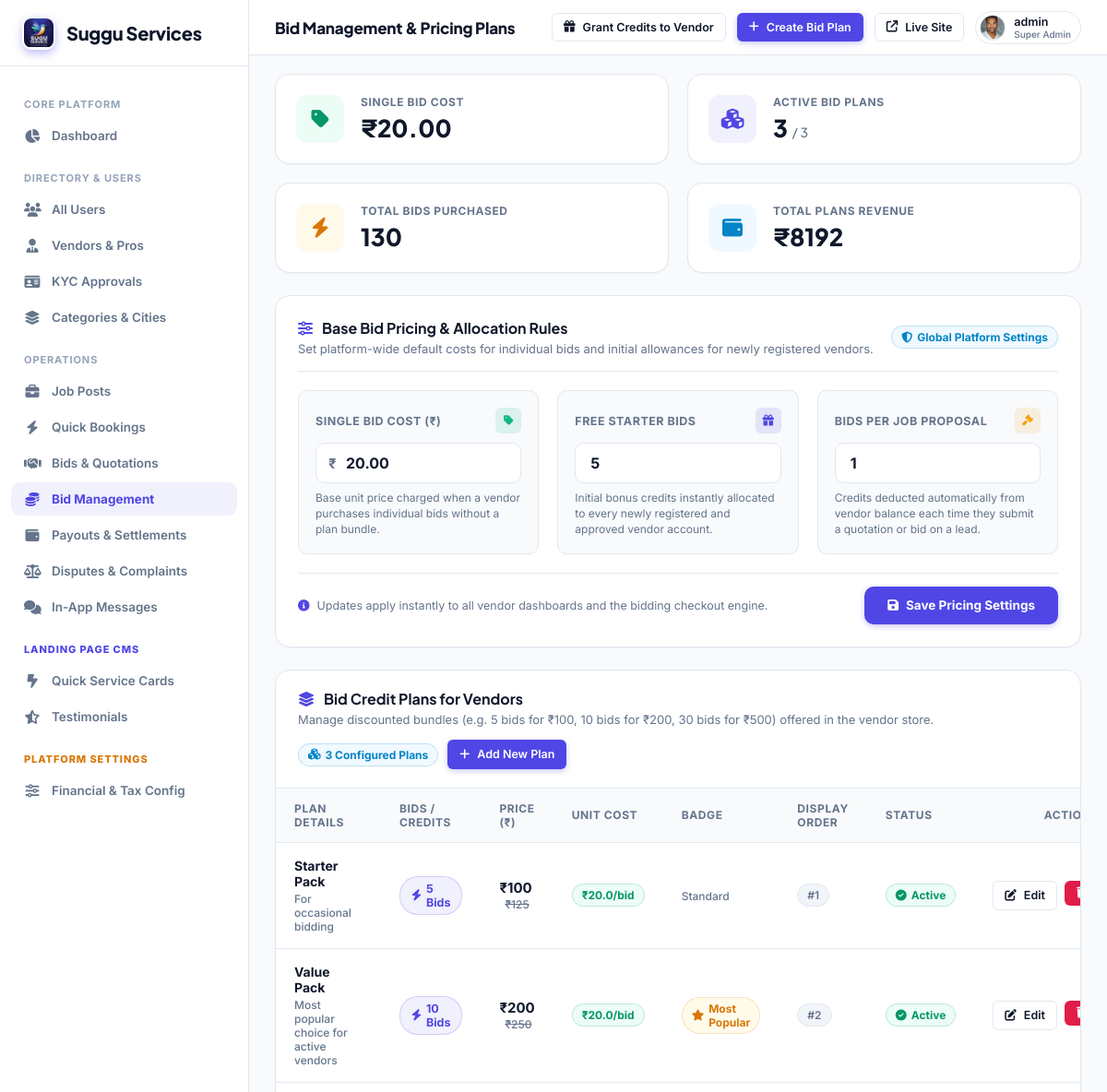
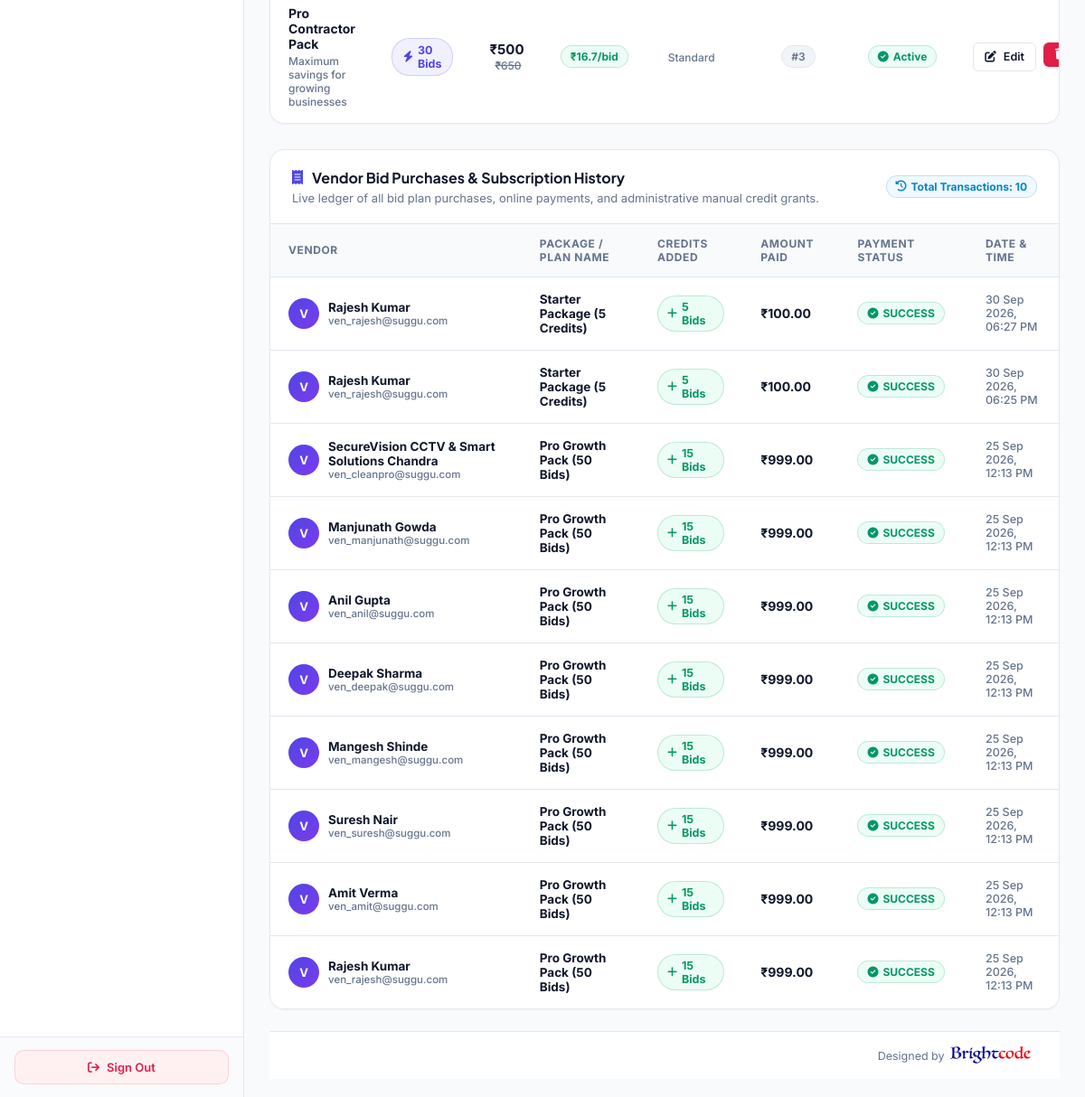
The app's page /super-admin/bid-plans/ (signed in), older data (2 pictures, top to bottom).
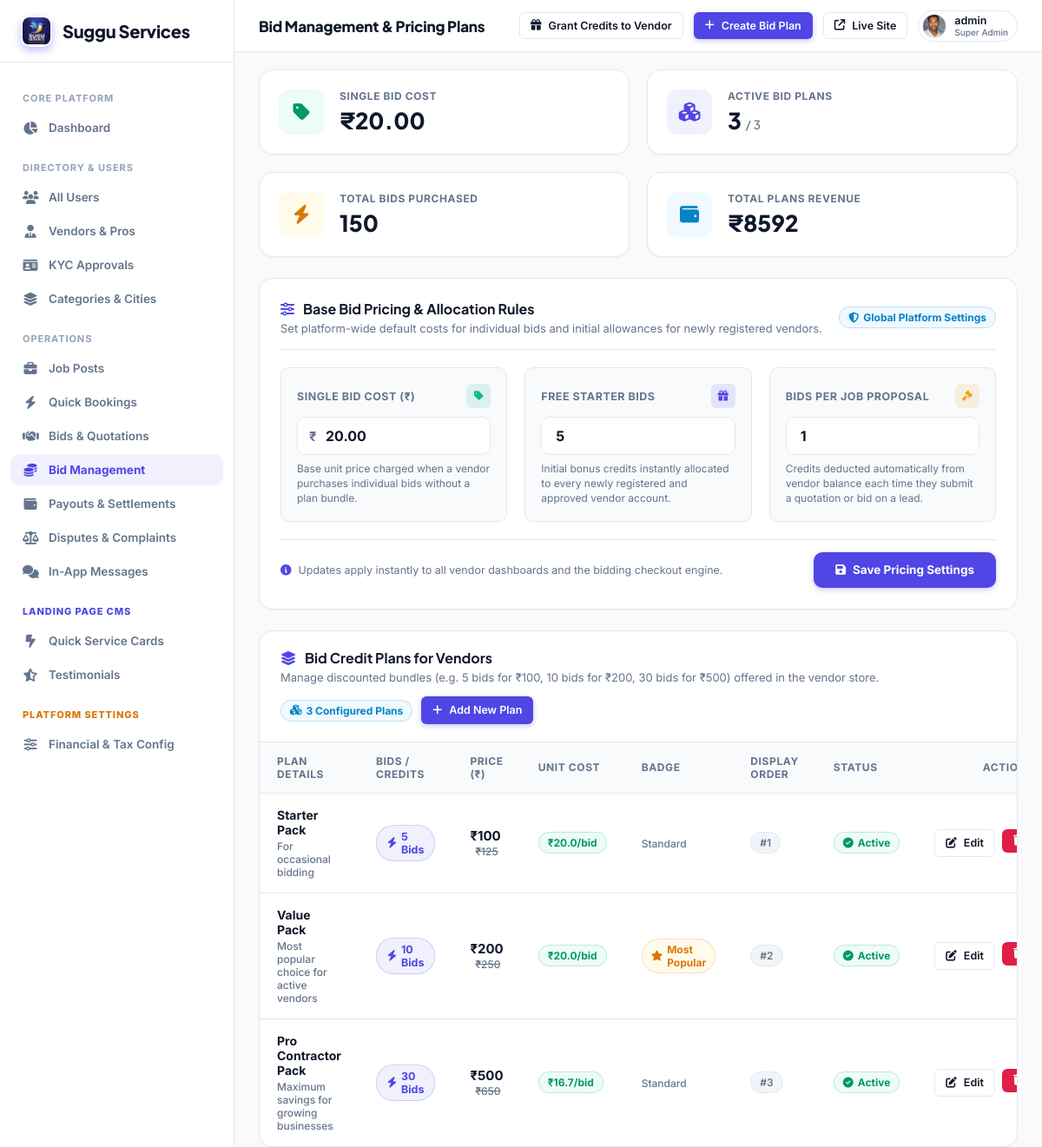
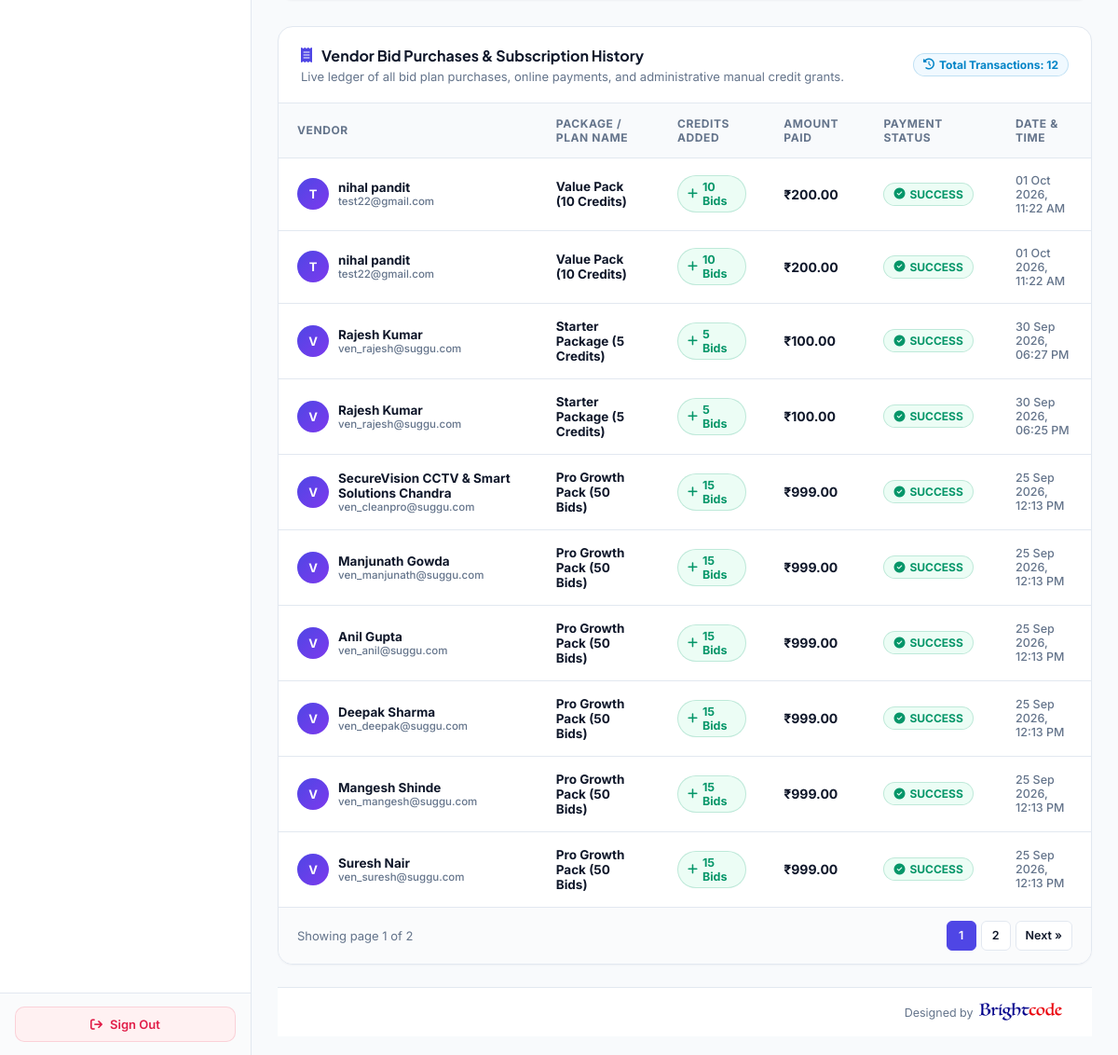
The same page, newer data (2 pictures, top to bottom).
### myapp/models.py (models this page shows, shortened)
class BidPlan(models.Model):
    name = models.CharField(max_length=150, help_text="Plan Name e.g. Starter Pack, Value Pack, Pro Contractor")
    tagline = models.CharField(max_length=255, blank=True, null=True, help_text="Short subtitle e.g. For occasional bidding")
    credits = models.PositiveIntegerField(help_text="Number of bids / credits provided (e.g. 5, 10, 30)")
    price = models.DecimalField(max_digits=10, decimal_places=2, help_text="Price in INR (e.g. 100.00, 200.00, 500.00)")
    original_price = models.DecimalField(max_digits=10, decimal_places=2, null=True, blank=True, help_text="Original price for strikethrough comparison")
    is_popular = models.BooleanField(default=False, help_text="Highlight with Most Popular / Best Value badge")
    is_active = models.BooleanField(default=True, help_text="Enable or disable this plan for vendors")
    order = models.IntegerField(default=0, help_text="Display sort order")
    created_at = models.DateTimeField(default=timezone.now)
    class Meta:
        ordering = ['order', 'price']
        verbose_name = "Bid Plan"
        verbose_name_plural = "Bid Plans"
    @property
    def cost_per_bid(self):
        if self.credits and self.credits > 0:
            return round(float(self.price) / float(self.credits), 1)
        return float(self.price)

class Subscription(models.Model):
    STATUS_CHOICES = (
        ('success', 'Success'),
        ('failed', 'Failed'),
        ('pending', 'Pending'),
    )
    vendor = models.ForeignKey(CustomUser, on_delete=models.CASCADE, related_name='subscriptions')
    package_name = models.CharField(max_length=100)
    amount = models.DecimalField(max_digits=10, decimal_places=2)
    credits_added = models.IntegerField(default=15, help_text="Number of bid credits added with this package")
    status = models.CharField(max_length=20, choices=STATUS_CHOICES, default='success')
    created_at = models.DateTimeField(default=timezone.now)

class CustomUser(AbstractUser):
    ROLE_CHOICES = (
        ('ADMIN', 'Admin'),
        ('VENDOR', 'Vendor'),
        ('USER', 'User'),
    )
    role = models.CharField(max_length=20, choices=ROLE_CHOICES, default='USER')
    assigned_state = models.CharField(max_length=100, blank=True, null=True, help_text="Assigned State/Territory for Area Admin")
    assigned_city = models.CharField(max_length=100, blank=True, null=True, help_text="Assigned City (optional) for Area Admin")

### myapp/super_admin_views.py (the view)
# urls.py: path('super-admin/bid-plans/', super_admin_views.super_admin_bid_plans, name='super_admin_bid_plans'),
@sa_required
def super_admin_bid_plans(request):
    settings_obj = GlobalSettings.objects.first()
    if not settings_obj:
        settings_obj = GlobalSettings.objects.create(single_bid_cost=20.00, free_starter_bids=5, min_bids_per_job=1)
    plans = BidPlan.objects.all().order_by('order', 'price')
    total_plans = plans.count()
    active_plans = plans.filter(is_active=True).count()
    purchases_qs = Subscription.objects.all().select_related('vendor').order_by('-created_at')
    total_purchases_count = purchases_qs.count()
    total_revenue = purchases_qs.aggregate(total=Sum('amount'))['total'] or 0
    total_credits_sold = purchases_qs.aggregate(total=Sum('credits_added'))['total'] or 0
    paginator = Paginator(purchases_qs, 10)
    page_num = request.GET.get('page', 1)
    try:
        purchases = paginator.page(page_num)
    except (EmptyPage, PageNotAnInteger):
        purchases = paginator.page(1)
    page_range = paginator.get_elided_page_range(purchases.number, on_each_side=2, on_ends=1)
    vendors = CustomUser.objects.filter(role='VENDOR').order_by('username')
    context = {
        'settings': settings_obj,
        'plans': plans,
        'total_plans': total_plans,
        'active_plans': active_plans,
        'purchases': purchases,
        'page_range': page_range,
        'total_purchases_count': total_purchases_count,
        'total_revenue': total_revenue,
        'total_credits_sold': total_credits_sold,
        'vendors': vendors,
    }
    return render(request, 'superadmin/bid_plans.html', context)

### myapp/super_admin_views.py (called while the page is built)
def sa_required(view_func):
    from functools import wraps
    @wraps(view_func)
    def wrapper(request, *args, **kwargs):
        if not request.user.is_authenticated or not request.user.is_superuser:
            return redirect(f'{LOGIN_URL}?next={request.path}')
        return view_func(request, *args, **kwargs)
    return wrapper

### templates/superadmin/bid_plans.html (shortened to what the changed rows need)
{% extends 'superadmin/base.html' %}
{% block content %}
<div class="grid-4">
  <div class="stat-card">
    <div class="stat-info">
      <div class="label">Total Bids Purchased</div>
      <div class="value">{{ total_credits_sold }}</div>
    </div>
  </div>
  <div class="stat-card">
    <div class="stat-info">
      <div class="label">Total Plans Revenue</div>
      <div class="value">₹{{ total_revenue|floatformat:'0' }}</div>
    </div>
  </div>
</div>
<div class="card" style="padding: 0; overflow: hidden; margin-bottom: 28px;">
  <div class="table-container" style="border: none; border-radius: 0; box-shadow: none;">
    <table>
      <thead>
        <tr>
          <th>Plan Details</th>
          <th>Bids / Credits</th>
          <th>Price (₹)</th>
          <th>Unit Cost</th>
          <th>Badge</th>
          <th>Display Order</th>
          <th>Status</th>
          <th style="text-align: right;">Actions</th>
        </tr>
      </thead>
      <tbody>
        {% for plan in plans %}
        <tr>
          <td>
            <div style="font-weight: 700; font-size: 14px; color: var(--text-main);">
              {{ plan.name }}
            </div>
            {% if plan.tagline %}
            <div style="font-size: 12px; color: var(--text-muted); margin-top: 3px;">{{ plan.tagline }}</div>
            {% endif %}
          </td>
          <td>
            <span class="badge info" style="background: rgba(79, 70, 229, 0.08); color: var(--accent); border: 1px solid rgba(79, 70, 229, 0.2); font-weight: 700; font-size: 12.5px; padding: 5px 12px;">
              <i class="fa-solid fa-bolt"></i> {{ plan.credits }} Bids
            </span>
          </td>
          <td>
            <strong style="font-size: 15px; color: var(--text-main);">₹{{ plan.price|floatformat:'0' }}</strong>
            {% if plan.original_price %}
            <span style="font-size: 12px; text-decoration: line-through; color: var(--text-muted); margin-left: 6px;">₹{{ plan.original_price|floatformat:'0' }}</span>
            {% endif %}
          </td>
          <td>
            <span class="badge active" style="font-weight: 700; font-size: 12px; padding: 4px 10px;">
              ₹{{ plan.cost_per_bid }}/bid
            </span>
          </td>
          <td>
            {% if plan.is_popular %}
              <span class="badge warn" style="font-weight: 700; font-size: 12px; padding: 4px 10px;">
                <i class="fa-solid fa-star"></i> Most Popular
              </span>
            {% else %}
              <span style="color: var(--text-muted); font-size: 12px;">Standard</span>
            {% endif %}
          </td>
          <td>
            <span class="badge" style="background: #f1f5f9; color: var(--text-muted); border: 1px solid var(--border); font-weight: 600;">#{{ plan.order }}</span>
          </td>
          <td>
            <a href="{% url 'super_admin_bid_plan_toggle' plan.id %}" style="text-decoration: none;" title="Click to toggle status">
              <span class="badge {% if plan.is_active %}active{% else %}inactive{% endif %}" style="cursor: pointer;">
                <i class="fa-solid {% if plan.is_active %}fa-circle-check{% else %}fa-circle-xmark{% endif %}"></i>
                {% if plan.is_active %}Active{% else %}Inactive{% endif %}
              </span>
            </a>
          </td>
          <td style="text-align: right;">
            <div style="display: inline-flex; gap: 8px;">
              <button type="button" class="btn btn-outline btn-sm"
                      onclick="openEditPlanModal('{{ plan.id }}', '{{ plan.name|escapejs }}', '{{ plan.tagline|default:''|escapejs }}', '{{ plan.credits }}', '{{ plan.price }}', '{{ plan.original_price|default:'' }}', '{{ plan.order }}', {{ plan.is_popular|yesno:'true,false' }}, {{ plan.is_active|yesno:'true,false' }})"
                      title="Edit Plan Details">
                <i class="fa-solid fa-pen-to-square"></i> Edit
              </button>
              <form method="POST" action="{% url 'super_admin_bid_plan_delete' plan.id %}" style="display: inline;" onsubmit="return confirm('Delete bid plan \'{{ plan.name|escapejs }}\'? This will remove it from the vendor dashboard.');">
                <button type="submit" class="btn btn-danger btn-sm" title="Delete Plan">
                  <i class="fa-solid fa-trash"></i>
                </button>
              </form>
            </div>
          </td>
        </tr>
        {% endfor %}
      </tbody>
    </table>
  </div>
</div>
<div class="card" style="padding: 0; overflow: hidden; margin-bottom: 24px;">
  <div style="padding: 20px 24px; border-bottom: 1px solid var(--border); display: flex; justify-content: space-between; align-items: center; flex-wrap: wrap; gap: 14px;">
    <div>
      <span class="badge info">
        <i class="fa-solid fa-clock-rotate-left"></i> Total Transactions: {{ total_purchases_count }}
      </span>
    </div>
  </div>
  <div class="table-container" style="border: none; border-radius: 0; box-shadow: none;">
    <table>
      <thead>
        <tr>
          <th>Vendor</th>
          <th>Package / Plan Name</th>
          <th>Credits Added</th>
          <th>Amount Paid</th>
          <th>Payment Status</th>
          <th>Date &amp; Time</th>
        </tr>
      </thead>
      <tbody>
        {% for sub in purchases %}
        <tr>
          <td>
            <div style="display: flex; align-items: center; gap: 10px;">
              <div style="width: 34px; height: 34px; border-radius: 50%; background: linear-gradient(135deg, #4f46e5, #7c3aed); color: white; display: flex; align-items: center; justify-content: center; font-weight: 700; font-size: 13px; flex-shrink: 0;">
                {{ sub.vendor.username|make_list|first|upper }}
              </div>
              <div>
                <div style="font-weight: 700; color: var(--text-main); font-size: 13.5px;">{{ sub.vendor.get_full_name|default:sub.vendor.username }}</div>
                <div style="font-size: 11.5px; color: var(--text-muted);">{{ sub.vendor.email|default:sub.vendor.username }}</div>
              </div>
            </div>
          </td>
          <td>
            <strong style="color: var(--text-main);">{{ sub.package_name }}</strong>
          </td>
          <td>
            <span class="badge active" style="font-weight: 700; font-size: 12.5px;">
              <i class="fa-solid fa-plus"></i> {{ sub.credits_added|default:0 }} Bids
            </span>
          </td>
          <td>
            {% if sub.amount > 0 %}
              <strong style="color: var(--text-main); font-size: 14px;">₹{{ sub.amount }}</strong>
            {% else %}
              <span class="badge" style="background: #f1f5f9; color: var(--text-muted); border: 1px solid var(--border);">Free / Admin Grant</span>
            {% endif %}
          </td>
          <td>
            <span class="badge {% if sub.status == 'success' %}active{% else %}inactive{% endif %}">
              <i class="fa-solid {% if sub.status == 'success' %}fa-circle-check{% else %}fa-circle-xmark{% endif %}"></i>
              {{ sub.status|upper }}
            </span>
          </td>
          <td style="font-size: 12.5px; color: var(--text-muted);">
            {{ sub.created_at|date:"d M Y, h:i A" }}
          </td>
        </tr>
        {% endfor %}
      </tbody>
    </table>
  </div>
  {% if purchases.has_other_pages %}
  <div class="pagination-wrap">
    <div>
      Showing page {{ purchases.number }} of {{ purchases.paginator.num_pages }}
    </div>
    <div class="pagination-nav">
      {% for num in page_range %}
        {% if num == purchases.number %}
          <span class="page-link active">{{ num }}</span>
        {% elif num == '...' %}
          <span class="page-link disabled">...</span>
        {% else %}
          <a href="?page={{ num }}" class="page-link">{{ num }}</a>
        {% endif %}
      {% endfor %}
      {% if purchases.has_next %}
        <a href="?page={{ purchases.next_page_number }}" class="page-link">Next &raquo;</a>
      {% endif %}
    </div>
  </div>
  {% endif %}
</div>
{% endblock %}

Row changes from the older to the newer data that the page shows:
no longer on this page (row unchanged): Subscription: vendor.username|make_list "V", vendor.get_full_name "Amit Verma", vendor.email "ven_amit@suggu.com", package_name "Pro Growth Pack (50 Bids)", credits_added "15", amount "999.00", status "SUCCESS", created_at "25 Sep 2026, 12:13 PM"
no longer on this page (row unchanged): Subscription: vendor.username|make_list "V", vendor.get_full_name "Rajesh Kumar", vendor.email "ven_rajesh@suggu.com", package_name "Pro Growth Pack (50 Bids)", credits_added "15", amount "999.00", status "SUCCESS", created_at "25 Sep 2026, 12:13 PM"
added Subscription: vendor.username|make_list "T", vendor.get_full_name "nihal pandit", vendor.email "test22@gmail.com", package_name "Value Pack (10 Credits)", credits_added "10", amount "200.00", status "SUCCESS", created_at "01 Oct 2026, 11:22 AM"
added Subscription: vendor.username|make_list "T", vendor.get_full_name "nihal pandit", vendor.email "test22@gmail.com", package_name "Value Pack (10 Credits)", credits_added "10", amount "200.00", status "SUCCESS", created_at "01 Oct 2026, 11:22 AM"
Text that changed along with them:
{{ total_credits_sold }}: "130" → "150"
{{ total_revenue|floatformat:'0' }}: "8192" → "8592"
{{ total_purchases_count }}: "10" → "12"
{{ purchases.number }}: (not shown) → "1"
{{ purchases.paginator.num_pages }}: (not shown) → "2"
text now shown: "Showing page of Next »"
new list line: "1"
new list line: "2"
